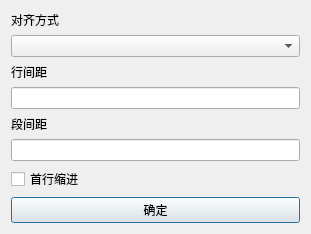
<?xml version="1.0" encoding="UTF-8"?>
<ui version="4.0">
 <class>layout</class>
 <widget class="QDialog" name="layout">
  <property name="geometry">
   <rect>
    <x>0</x>
    <y>0</y>
    <width>311</width>
    <height>197</height>
   </rect>
  </property>
  <property name="windowTitle">
   <string>Dialog</string>
  </property>
  <layout class="QHBoxLayout" name="horizontalLayout">
   <item>
    <layout class="QVBoxLayout" name="verticalLayout">
     <item>
      <widget class="QLabel" name="label">
       <property name="text">
        <string>对齐方式</string>
       </property>
      </widget>
     </item>
     <item>
      <widget class="QComboBox" name="cb_alignment"/>
     </item>
     <item>
      <widget class="QLabel" name="label_2">
       <property name="text">
        <string>行间距</string>
       </property>
      </widget>
     </item>
     <item>
      <widget class="QLineEdit" name="le_lineSpacing"/>
     </item>
     <item>
      <widget class="QLabel" name="label_3">
       <property name="text">
        <string>段间距</string>
       </property>
      </widget>
     </item>
     <item>
      <widget class="QLineEdit" name="le_margin"/>
     </item>
     <item>
      <widget class="QCheckBox" name="firstLineIndent">
       <property name="text">
        <string>首行缩进</string>
       </property>
      </widget>
     </item>
     <item>
      <widget class="QPushButton" name="accept">
       <property name="text">
        <string>确定</string>
       </property>
      </widget>
     </item>
    </layout>
   </item>
  </layout>
 </widget>
 <resources/>
 <connections/>
</ui>
